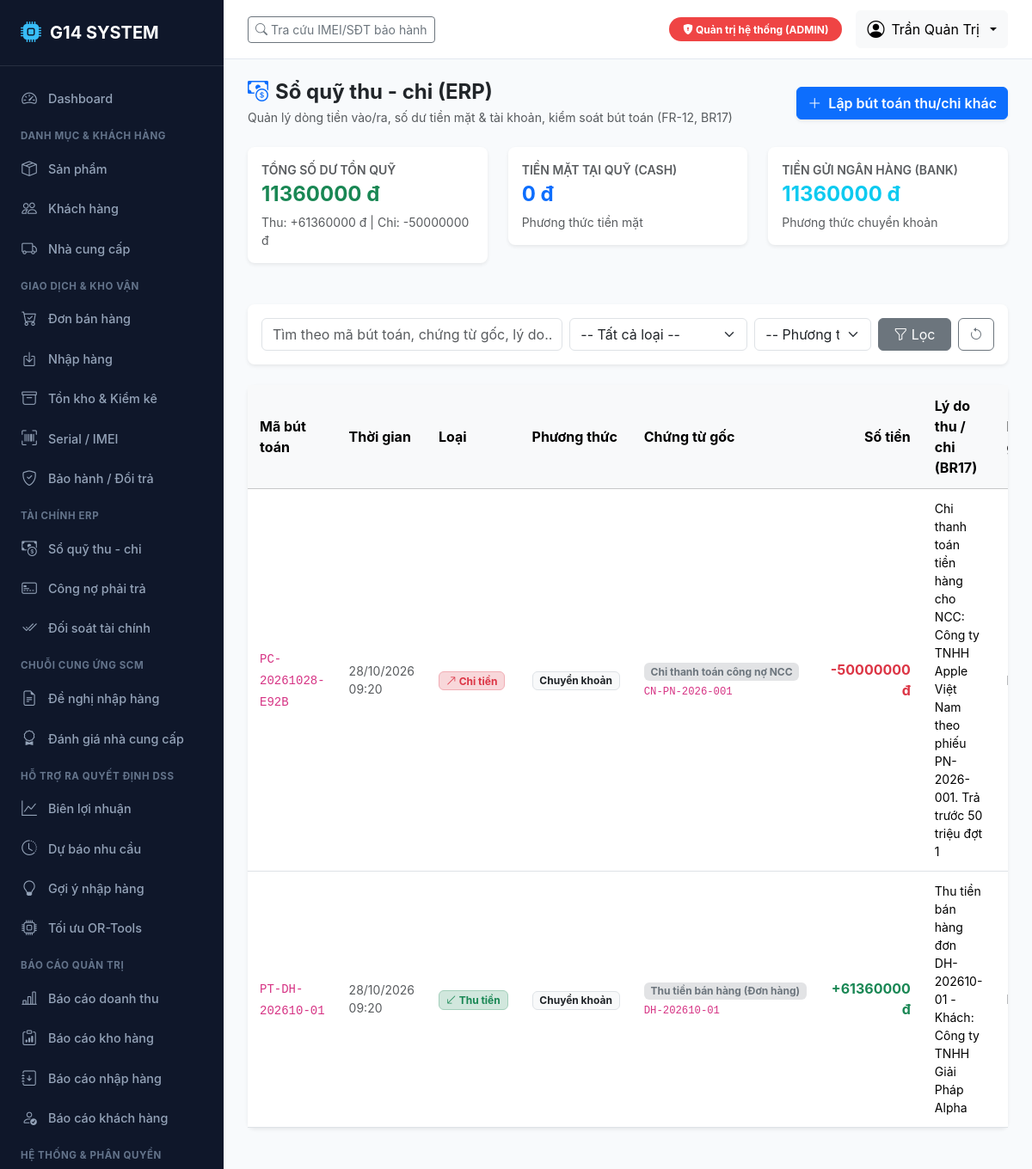
The app's page /finance/ledger/ (signed in) with its own data.
### accounts/models.py (models this page shows, shortened)
class User(AbstractUser):
    role = models.CharField(
        max_length=10,
        choices=Role.choices,
        default=Role.BH,
        verbose_name="Vai trò"
    )
    phone = models.CharField(max_length=20, blank=True, verbose_name="Số điện thoại")
    class Meta:
        verbose_name = "Tài khoản người dùng"
        verbose_name_plural = "Danh sách tài khoản"
        ordering = ['-date_joined']

### finance/models.py (models this page shows, shortened)
class CashLedger(BaseModel):
    code = models.CharField(max_length=50, unique=True, verbose_name="Mã bút toán")
    entry_date = models.DateTimeField(default=timezone.now, verbose_name="Ngày ghi sổ")
    transaction_type = models.CharField(
        max_length=10,
        choices=LedgerType.choices,
        verbose_name="Loại bút toán (Thu/Chi)"
    )
    amount = models.DecimalField(
        max_digits=15,
        decimal_places=2,
        verbose_name="Số tiền (VNĐ)"
    )
    payment_method = models.CharField(
        max_length=20,
        choices=PaymentMethod.choices,
        default=PaymentMethod.CASH,
        verbose_name="Hình thức thanh toán"
    )
    reference_type = models.CharField(
        max_length=30,
        choices=ReferenceType.choices,
        default=ReferenceType.OTHER_INCOME,
        verbose_name="Loại chứng từ gốc"
    )
    reference_id = models.CharField(max_length=100, blank=True, verbose_name="Mã chứng từ gốc")
    reason = models.TextField(verbose_name="Lý do thu / chi (Bắt buộc theo BR17)")
    recorded_by = models.ForeignKey(
        settings.AUTH_USER_MODEL,
        on_delete=models.SET_NULL,
        null=True,
        blank=True,
        related_name='recorded_ledgers',
        verbose_name="Kế toán ghi sổ"
    )
    is_reversed = models.BooleanField(
        default=False,
        verbose_name="Đã bị đảo",
        help_text="Đánh dấu Có nếu bút toán này đã được điều chỉnh bằng một bút toán đảo."
    )
    reversal_of = models.ForeignKey(
        'self',
        on_delete=models.SET_NULL,
        null=True,
        blank=True,
        related_name='reversals',
        verbose_name="Đảo cho bút toán"
    )
    class Meta:
        verbose_name = "Bút toán sổ quỹ"
        verbose_name_plural = "Sổ quỹ thu - chi (ERP)"
        ordering = ['-entry_date', '-created_at']

### finance/views.py (the view)
# urls.py: path('ledger/', views.cash_ledger_list_view, name='cash_ledger_list'),
@login_required
@role_required([Role.QL, Role.KT, Role.ADMIN])
def cash_ledger_list_view(request):
    ledgers = CashLedger.objects.select_related('recorded_by').all()
    q = request.GET.get('q', '').strip()
    tx_type = request.GET.get('type', '')
    method = request.GET.get('method', '')
    if q:
        ledgers = ledgers.filter(
            Q(code__icontains=q) |
            Q(reference_id__icontains=q) |
            Q(reason__icontains=q)
        )
    if tx_type:
        ledgers = ledgers.filter(transaction_type=tx_type)
    if method:
        ledgers = ledgers.filter(payment_method=method)
    paginator = Paginator(ledgers, 20)
    page_number = request.GET.get('page')
    page_obj = paginator.get_page(page_number)
    summary = get_financial_summary()
    return render(request, 'finance/cash_ledger_list.html', {
        'page_obj': page_obj,
        'q': q,
        'type_filter': tx_type,
        'method_filter': method,
        'types': LedgerType.choices,
        'methods': PaymentMethod.choices,
        'summary': summary,
    })

### templates/finance/cash_ledger_list.html (shortened to what this page needs)
{% extends 'base.html' %}
{% load humanize %}
{% block content %}
<div class="d-flex justify-content-between align-items-center mb-4">
    <div>
        <h4 class="fw-bold mb-1"><i class="bi bi-cash-coin me-2 text-primary"></i>Sổ quỹ thu - chi (ERP)</h4>
        <p class="text-muted small mb-0">Quản lý dòng tiền vào/ra, số dư tiền mặt & tài khoản, kiểm soát bút toán (FR-12, BR17)</p>
    </div>
    {% if is_kt %}
    <a href="{% url 'finance:ledger_create_other' %}" class="btn btn-primary fw-semibold shadow-sm">
        <i class="bi bi-plus-lg me-1"></i> Lập bút toán thu/chi khác
    </a>
    {% endif %}
</div>
<div class="row mb-4">
    <div class="col-md-4">
        <div class="card border-0 shadow-sm p-3 bg-white">
            <div class="text-muted small fw-semibold">TỔNG SỐ DƯ TỒN QUỸ</div>
            <div class="fs-4 fw-bold {% if summary.total_balance >= 0 %}text-success{% else %}text-danger{% endif %}">
                {{ summary.total_balance|floatformat:0|intcomma }} đ
            </div>
            <div class="small text-muted mt-1">Thu: +{{ summary.total_receipts|floatformat:0|intcomma }} đ | Chi: -{{ summary.total_payments|floatformat:0|intcomma }} đ</div>
        </div>
    </div>
    <div class="col-md-4">
        <div class="card border-0 shadow-sm p-3 bg-white">
            <div class="text-muted small fw-semibold">TIỀN MẶT TẠI QUỸ (CASH)</div>
            <div class="fs-4 fw-bold text-primary">{{ summary.cash_balance|floatformat:0|intcomma }} đ</div>
            <div class="small text-muted mt-1">Phương thức tiền mặt</div>
        </div>
    </div>
    <div class="col-md-4">
        <div class="card border-0 shadow-sm p-3 bg-white">
            <div class="text-muted small fw-semibold">TIỀN GỬI NGÂN HÀNG (BANK)</div>
            <div class="fs-4 fw-bold text-info">{{ summary.bank_balance|floatformat:0|intcomma }} đ</div>
            <div class="small text-muted mt-1">Phương thức chuyển khoản</div>
        </div>
    </div>
</div>
<div class="card mb-4 border-0 shadow-sm">
    <div class="card-body p-3">
        <form method="get" class="row g-2 align-items-center">
            <div class="col-md-5">
                <input type="text" name="q" class="form-control" placeholder="Tìm theo mã bút toán, chứng từ gốc, lý do..." value="{{ q }}">
            </div>
            <div class="col-md-3">
                <select name="type" class="form-select">
                    <option value="">-- Tất cả loại --</option>
                </select>
            </div>
            <div class="col-md-2">
                <select name="method" class="form-select">
                    <option value="">-- Phương thức --</option>
                </select>
            </div>
            <div class="col-md-2 d-flex gap-2">
                <button type="submit" class="btn btn-secondary w-100"><i class="bi bi-funnel"></i> Lọc</button>
                <a href="{% url 'finance:cash_ledger_list' %}" class="btn btn-outline-secondary"><i class="bi bi-arrow-counterclockwise"></i></a>
            </div>
        </form>
    </div>
</div>
<div class="card border-0 shadow-sm">
    <div class="table-responsive">
        <table class="table table-hover align-middle mb-0">
            <thead class="table-light">
                <tr>
                    <th>Mã bút toán</th>
                    <th>Thời gian</th>
                    <th>Loại</th>
                    <th>Phương thức</th>
                    <th>Chứng từ gốc</th>
                    <th class="text-end">Số tiền</th>
                    <th>Lý do thu / chi (BR17)</th>
                    <th>Người ghi sổ</th>
                </tr>
            </thead>
            <tbody>
                {% for l in page_obj %}
                <tr {% if l.is_reversed %}class="table-light text-muted text-decoration-line-through"{% endif %}>
                    <td><code>{{ l.code }}</code></td>
                    <td class="small text-muted">{{ l.entry_date|date:"d/m/Y H:i" }}</td>
                    <td>
                        {% if l.transaction_type == 'RECEIPT' %}
                        <span class="badge bg-success-subtle text-success border border-success-subtle"><i class="bi bi-arrow-down-left"></i> Thu tiền</span>
                        {% else %}
                        <span class="badge bg-danger-subtle text-danger border border-danger-subtle"><i class="bi bi-arrow-up-right"></i> Chi tiền</span>
                        {% endif %}
                    </td>
                    <td><span class="badge bg-light text-dark border">{{ l.get_payment_method_display }}</span></td>
                    <td>
                        <span class="badge bg-secondary-subtle text-secondary">{{ l.get_reference_type_display }}</span>
                        {% if l.reference_id %}<div class="small"><code>{{ l.reference_id }}</code></div>{% endif %}
                    </td>
                    <td class="text-end fw-bold fs-6">
                        {% if l.transaction_type == 'RECEIPT' %}
                        <span class="text-success">+{{ l.amount|floatformat:0|intcomma }} đ</span>
                        {% else %}
                        <span class="text-danger">-{{ l.amount|floatformat:0|intcomma }} đ</span>
                        {% endif %}
                    </td>
                    <td class="small">{{ l.reason }}</td>
                    <td><small class="text-muted">{{ l.recorded_by.username|default:"Hệ thống" }}</small></td>
                </tr>
                {% empty %}
                <tr>
                    <td colspan="9" class="text-center py-4 text-muted">Không có bút toán nào trong sổ quỹ.</td>
                </tr>
                {% endfor %}
            </tbody>
        </table>
    </div>
</div>
{% endblock %}

### templates/base.html (shortened to what this page needs)
<!DOCTYPE html>
<html lang="vi">
<head>
    <link href="https://cdn.jsdelivr.net/npm/bootstrap@5.3.3/dist/css/bootstrap.min.css" rel="stylesheet">
    <link href="https://cdn.jsdelivr.net/npm/bootstrap-icons@1.11.3/font/bootstrap-icons.min.css" rel="stylesheet">
</head>
<body>
    {% if user.is_authenticated %}
    <aside class="sidebar">
        <div class="brand">
            <i class="bi bi-cpu-fill"></i>
            <span>G14 SYSTEM</span>
        </div>
        <ul class="sidebar-menu">
            {% if is_ql or is_kt or is_admin %}
            <li><a href="{% url 'reports:dashboard' %}" class="sidebar-link"><i class="bi bi-speedometer2"></i> Dashboard</a></li>
            {% endif %}
            <div class="sidebar-section-title">Danh mục & Khách hàng</div>
            <li><a href="{% url 'catalog:product_list' %}" class="sidebar-link"><i class="bi bi-box-seam"></i> Sản phẩm</a></li>
            {% if is_bh or is_ql %}
            <li><a href="{% url 'catalog:customer_list' %}" class="sidebar-link"><i class="bi bi-people"></i> Khách hàng</a></li>
            {% endif %}
            {% if is_kho or is_kt or is_ql %}
            <li><a href="{% url 'catalog:supplier_list' %}" class="sidebar-link"><i class="bi bi-truck"></i> Nhà cung cấp</a></li>
            {% endif %}
            <div class="sidebar-section-title">Giao dịch & Kho vận</div>
            {% if is_bh or is_ql or is_kt %}
            <li><a href="{% url 'sales:order_list' %}" class="sidebar-link"><i class="bi bi-cart-check"></i> Đơn bán hàng</a></li>
            {% endif %}
            {% if is_kho or is_ql or is_kt %}
            <li><a href="{% url 'purchasing:receipt_list' %}" class="sidebar-link"><i class="bi bi-box-arrow-in-down"></i> Nhập hàng</a></li>
            <li><a href="{% url 'inventory:inventory_summary' %}" class="sidebar-link"><i class="bi bi-archive"></i> Tồn kho & Kiểm kê</a></li>
            {% endif %}
            {% if is_bh or is_kho or is_ql %}
            <li><a href="{% url 'devices:device_list' %}" class="sidebar-link"><i class="bi bi-upc-scan"></i> Serial / IMEI</a></li>
            <li><a href="{% url 'devices:warranty_list' %}" class="sidebar-link"><i class="bi bi-shield-check"></i> Bảo hành / Đổi trả</a></li>
            {% endif %}
            {% if is_kt or is_ql %}
            <div class="sidebar-section-title">Tài chính ERP</div>
            <li><a href="{% url 'finance:cash_ledger_list' %}" class="sidebar-link"><i class="bi bi-cash-coin"></i> Sổ quỹ thu - chi</a></li>
            <li><a href="{% url 'finance:payable_list' %}" class="sidebar-link"><i class="bi bi-credit-card-2-front"></i> Công nợ phải trả</a></li>
            <li><a href="{% url 'finance:reconciliation' %}" class="sidebar-link"><i class="bi bi-check2-all"></i> Đối soát tài chính</a></li>
            {% endif %}
            {% if is_kho or is_ql %}
            <div class="sidebar-section-title">Chuỗi cung ứng SCM</div>
            <li><a href="{% url 'scm:request_list' %}" class="sidebar-link"><i class="bi bi-file-earmark-text"></i> Đề nghị nhập hàng</a></li>
            <li><a href="{% url 'scm:supplier_evaluation' %}" class="sidebar-link"><i class="bi bi-award"></i> Đánh giá nhà cung cấp</a></li>
            {% endif %}
            {% if is_ql or is_kt or is_admin %}
            <div class="sidebar-section-title">Hỗ trợ ra quyết định DSS</div>
            <li><a href="{% url 'dss:analytics' %}" class="sidebar-link"><i class="bi bi-graph-up"></i> Biên lợi nhuận</a></li>
            <li><a href="{% url 'dss:forecast' %}" class="sidebar-link"><i class="bi bi-clock-history"></i> Dự báo nhu cầu</a></li>
            {% if is_ql or is_kho %}
            <li><a href="{% url 'dss:suggestions' %}" class="sidebar-link"><i class="bi bi-lightbulb"></i> Gợi ý nhập hàng</a></li>
            <li><a href="{% url 'dss:optimizer' %}" class="sidebar-link"><i class="bi bi-cpu"></i> Tối ưu OR-Tools</a></li>
            {% endif %}
            {% endif %}
            {% if is_ql or is_kt or is_admin %}
            <div class="sidebar-section-title">Báo cáo quản trị</div>
            <li><a href="{% url 'reports:revenue_report' %}" class="sidebar-link"><i class="bi bi-bar-chart-line"></i> Báo cáo doanh thu</a></li>
            <li><a href="{% url 'reports:inventory_report' %}" class="sidebar-link"><i class="bi bi-clipboard-data"></i> Báo cáo kho hàng</a></li>
            <li><a href="{% url 'reports:purchasing_report' %}" class="sidebar-link"><i class="bi bi-journal-arrow-down"></i> Báo cáo nhập hàng</a></li>
            <li><a href="{% url 'reports:customer_report' %}" class="sidebar-link"><i class="bi bi-person-check"></i> Báo cáo khách hàng</a></li>
            {% endif %}
            {% if is_admin or is_ql %}
            <div class="sidebar-section-title">Hệ thống & Phân quyền</div>
            {% endif %}
        </ul>
    </aside>
    {% endif %}
    <div class="{% if user.is_authenticated %}main-wrapper{% endif %}">
        {% if user.is_authenticated %}
        <header class="top-navbar no-print">
            <div class="d-flex align-items-center gap-3">
                <a href="{% url 'devices:device_lookup' %}" class="btn btn-outline-secondary btn-sm">
                    <i class="bi bi-search"></i> Tra cứu IMEI/SĐT bảo hành
                </a>
            </div>
            <div class="d-flex align-items-center gap-3">
                <span class="badge role-badge-{{ current_role }} py-2 px-3 rounded-pill">
                    <i class="bi bi-shield-lock-fill"></i> {{ current_role_display }}
                </span>
                <div class="dropdown">
                    <button class="btn btn-light dropdown-toggle d-flex align-items-center gap-2" type="button" data-bs-toggle="dropdown">
                        <i class="bi bi-person-circle fs-5"></i>
                        <span>{{ user.get_full_name|default:user.username }}</span>
                    </button>
                </div>
            </div>
        </header>
        {% endif %}
        <main class="main-content">
            {% block content %}{% endblock %}
        </main>
    </div>
</body>
</html>

### records on screen
User: get_full_name "Trần Quản Trị"
CashLedger: code "PC-20261028-E92B", entry_date "28/10/2026 09:20", transaction_type "PAYMENT" (drawn), payment_method "Chuyển khoản", reference_type "Chi thanh toán công nợ NCC", reference_id "CN-PN-2026-001", amount "50000000", reason "Chi thanh toán tiền hàng cho NCC: Công ty TNHH Apple Việt Nam theo phiếu PN-2026-001. Trả trước 50 triệu đợt 1"
CashLedger: code "PT-DH-202610-01", entry_date "28/10/2026 09:20", transaction_type "RECEIPT" (drawn), payment_method "Chuyển khoản", reference_type "Thu tiền bán hàng (Đơn hàng)", reference_id "DH-202610-01", amount "61360000", reason "Thu tiền bán hàng đơn DH-202610-01 - Khách: Công ty TNHH Giải Pháp Alpha"

### other values on screen
{{ current_role_display }} "Quản trị hệ thống (ADMIN)"
{{ summary.total_balance|floatformat:0|intcomma }} "11360000"
{{ summary.total_receipts|floatformat:0|intcomma }} "61360000"
{{ summary.total_payments|floatformat:0|intcomma }} "50000000"
{{ summary.cash_balance|floatformat:0|intcomma }} "0"
{{ summary.bank_balance|floatformat:0|intcomma }} "11360000"
